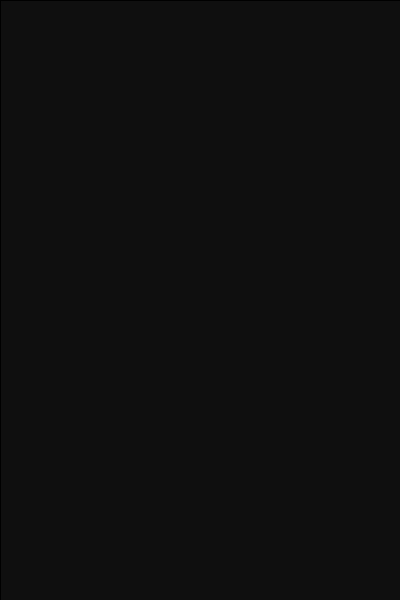
Frame 1 (no input)
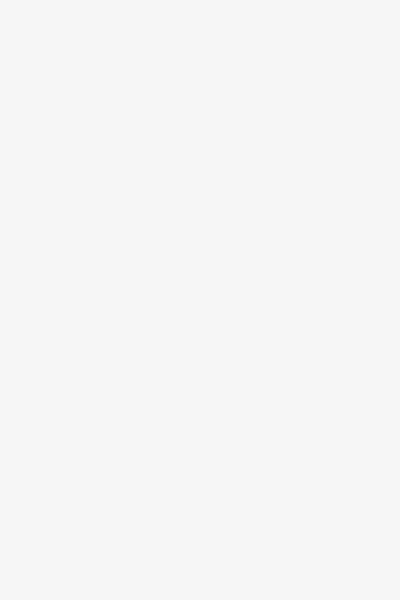
Frame 60 (the mouse pressed at the canvas centre just before this capture)
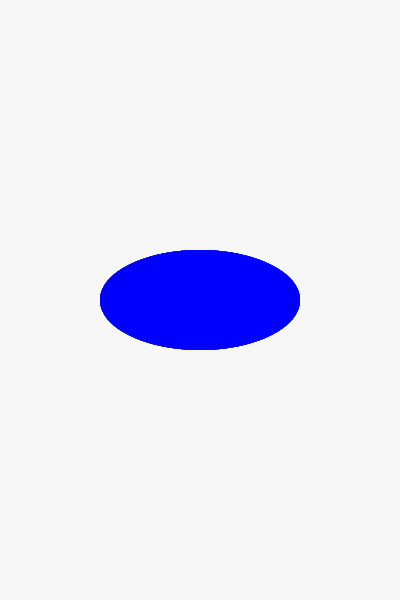
Frame 120 (the mouse held since frame 60 and released just before this capture)

The Processing sketch that drew these frames (run headless with seeded random() and noise(); from frame 60 on, the mouse is pressed at the canvas centre):

// Processing sketch: processing_48518
// ── processing_48518.pde

void setup()
{
  size(400, 600);
  background(0, 0, 0);
  smooth();
}
void draw()
{
  fill(255,255,255, 15);
  rect(0,0, width,height);
  fill(0, 0, 255);
  //stroke(255,255,255);
  //strokeWeight(7);
  noStroke();
  ellipse(mouseX, mouseY,mouseX, 100);
}
void mouseDragged()
{
  fill(random(255), random(255), random(255));
}
void keyPressed()
{
  
}
